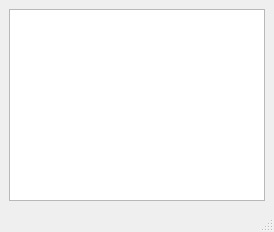
<?xml version="1.0" encoding="UTF-8"?>
<ui version="4.0">
 <class>MainWindow</class>
 <widget class="QMainWindow" name="MainWindow">
  <property name="windowTitle">
   <string>MainWindow</string>
  </property>
  <widget class="QWidget" name="centralwidget">
   <layout class="QHBoxLayout" name="horizontalLayout">
    <item>
     <widget class="QTextEdit" name="textEdit"/>
    </item>
   </layout>
  </widget>
  <widget class="QMenuBar" name="menubar">
   <property name="geometry">
    <rect>
     <x>0</x>
     <y>0</y>
     <width>412</width>
     <height>28</height>
    </rect>
   </property>
  </widget>
  <widget class="QStatusBar" name="statusbar"/>
 </widget>
 <resources/>
 <connections/>
</ui>
